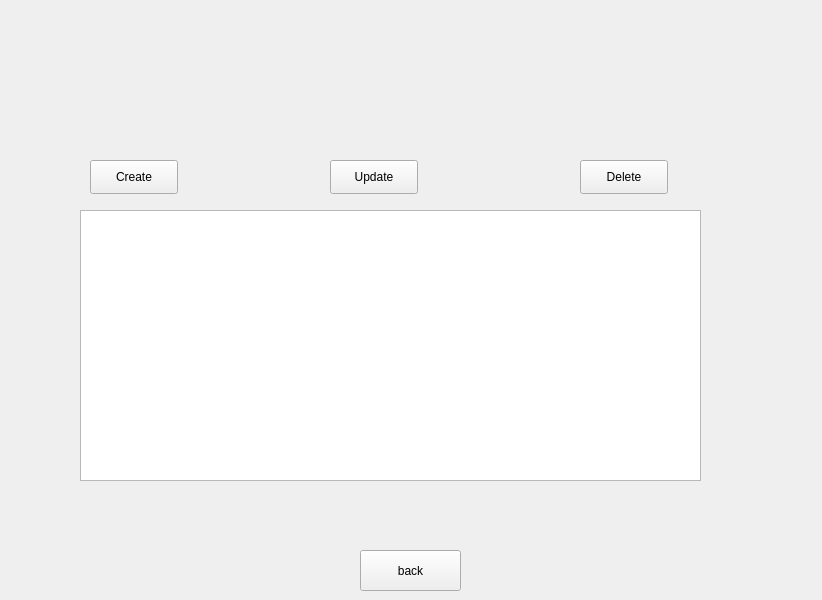
<?xml version="1.0" encoding="UTF-8"?>
<ui version="4.0">
 <class>MainWindow</class>
 <widget class="QMainWindow" name="MainWindow">
  <property name="geometry">
   <rect>
    <x>0</x>
    <y>0</y>
    <width>822</width>
    <height>600</height>
   </rect>
  </property>
  <property name="minimumSize">
   <size>
    <width>822</width>
    <height>600</height>
   </size>
  </property>
  <property name="maximumSize">
   <size>
    <width>822</width>
    <height>600</height>
   </size>
  </property>
  <property name="windowTitle">
   <string>MainWindow</string>
  </property>
  <widget class="QWidget" name="centralwidget">
   <widget class="QStackedWidget" name="stackedWidget">
    <property name="geometry">
     <rect>
      <x>0</x>
      <y>0</y>
      <width>821</width>
      <height>531</height>
     </rect>
    </property>
    <property name="currentIndex">
     <number>1</number>
    </property>
    <widget class="QWidget" name="main_page">
     <widget class="QGroupBox" name="gridGroupBox">
      <property name="geometry">
       <rect>
        <x>-1</x>
        <y>-1</y>
        <width>821</width>
        <height>601</height>
       </rect>
      </property>
      <layout class="QGridLayout" name="gridLayout">
       <item row="3" column="0">
        <widget class="QPushButton" name="pushButton_groups">
         <property name="text">
          <string>Groups</string>
         </property>
        </widget>
       </item>
       <item row="6" column="0">
        <widget class="QPushButton" name="pushButton_attendances">
         <property name="text">
          <string>Attendances</string>
         </property>
        </widget>
       </item>
       <item row="0" column="0">
        <widget class="QPushButton" name="pushButton_children">
         <property name="text">
          <string>Children</string>
         </property>
        </widget>
       </item>
       <item row="1" column="0">
        <widget class="QPushButton" name="pushButton_legal_rep">
         <property name="text">
          <string>Legal representative</string>
         </property>
        </widget>
       </item>
       <item row="11" column="0">
        <spacer name="verticalSpacer">
         <property name="orientation">
          <enum>Qt::Orientation::Vertical</enum>
         </property>
         <property name="sizeHint" stdset="0">
          <size>
           <width>20</width>
           <height>40</height>
          </size>
         </property>
        </spacer>
       </item>
       <item row="2" column="0">
        <widget class="QPushButton" name="pushButton_employes">
         <property name="text">
          <string>Employes</string>
         </property>
        </widget>
       </item>
       <item row="7" column="0">
        <widget class="QPushButton" name="pushButton_eventpart">
         <property name="text">
          <string>Event participation</string>
         </property>
        </widget>
       </item>
       <item row="4" column="0">
        <widget class="QPushButton" name="pushButton_events">
         <property name="text">
          <string>Events</string>
         </property>
        </widget>
       </item>
       <item row="8" column="0">
        <widget class="QPushButton" name="pushButton_relationship">
         <property name="text">
          <string>Relationship</string>
         </property>
        </widget>
       </item>
       <item row="5" column="0">
        <widget class="QPushButton" name="pushButton_activities">
         <property name="text">
          <string>Activities</string>
         </property>
        </widget>
       </item>
       <item row="9" column="0">
        <widget class="QPushButton" name="pushButton_resforact">
         <property name="text">
          <string>Responsible for activity</string>
         </property>
        </widget>
       </item>
       <item row="10" column="0">
        <widget class="QPushButton" name="pushButton_resforevent">
         <property name="text">
          <string>Responsible for event</string>
         </property>
        </widget>
       </item>
      </layout>
     </widget>
    </widget>
    <widget class="QWidget" name="view_page">
     <widget class="QPushButton" name="pushButtonDelete">
      <property name="geometry">
       <rect>
        <x>580</x>
        <y>160</y>
        <width>88</width>
        <height>34</height>
       </rect>
      </property>
      <property name="text">
       <string>Delete</string>
      </property>
     </widget>
     <widget class="QPushButton" name="pushButtonUpdate">
      <property name="geometry">
       <rect>
        <x>330</x>
        <y>160</y>
        <width>88</width>
        <height>34</height>
       </rect>
      </property>
      <property name="text">
       <string>Update</string>
      </property>
     </widget>
     <widget class="QTableView" name="tableView">
      <property name="geometry">
       <rect>
        <x>80</x>
        <y>210</y>
        <width>621</width>
        <height>271</height>
       </rect>
      </property>
      <property name="selectionMode">
       <enum>QAbstractItemView::SelectionMode::SingleSelection</enum>
      </property>
      <property name="selectionBehavior">
       <enum>QAbstractItemView::SelectionBehavior::SelectRows</enum>
      </property>
      <property name="textElideMode">
       <enum>Qt::TextElideMode::ElideNone</enum>
      </property>
     </widget>
     <widget class="QPushButton" name="pushButtonCreate">
      <property name="geometry">
       <rect>
        <x>90</x>
        <y>160</y>
        <width>88</width>
        <height>34</height>
       </rect>
      </property>
      <property name="text">
       <string>Create</string>
      </property>
     </widget>
    </widget>
    <widget class="QWidget" name="CU_page">
     <widget class="QWidget" name="verticalLayoutWidget">
      <property name="geometry">
       <rect>
        <x>250</x>
        <y>80</y>
        <width>331</width>
        <height>321</height>
       </rect>
      </property>
      <layout class="QVBoxLayout" name="verticalLayout">
       <item>
        <spacer name="verticalSpacer_2">
         <property name="orientation">
          <enum>Qt::Orientation::Vertical</enum>
         </property>
         <property name="sizeHint" stdset="0">
          <size>
           <width>20</width>
           <height>40</height>
          </size>
         </property>
        </spacer>
       </item>
      </layout>
     </widget>
     <widget class="QPushButton" name="pushButtonCU">
      <property name="geometry">
       <rect>
        <x>350</x>
        <y>420</y>
        <width>131</width>
        <height>61</height>
       </rect>
      </property>
      <property name="text">
       <string/>
      </property>
     </widget>
    </widget>
   </widget>
   <widget class="QPushButton" name="pushButton">
    <property name="geometry">
     <rect>
      <x>360</x>
      <y>550</y>
      <width>101</width>
      <height>41</height>
     </rect>
    </property>
    <property name="text">
     <string>back</string>
    </property>
   </widget>
  </widget>
 </widget>
 <resources/>
 <connections/>
</ui>
